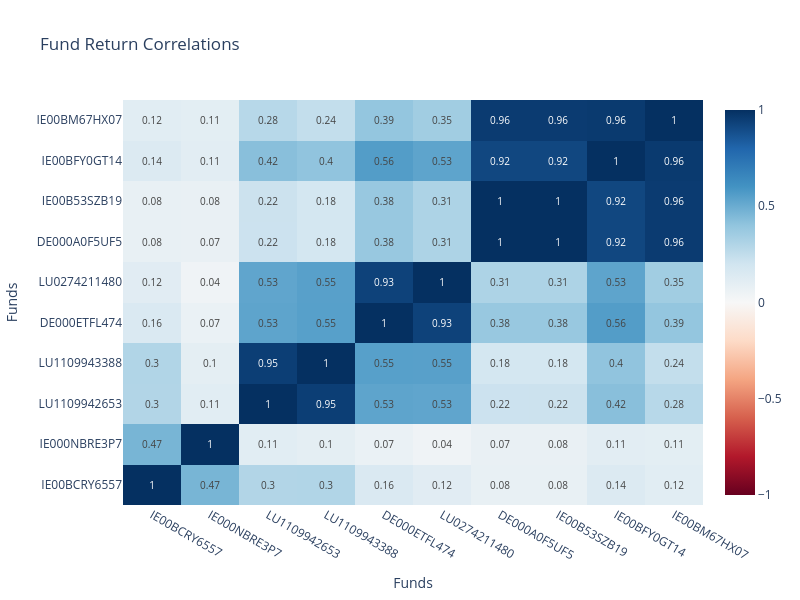
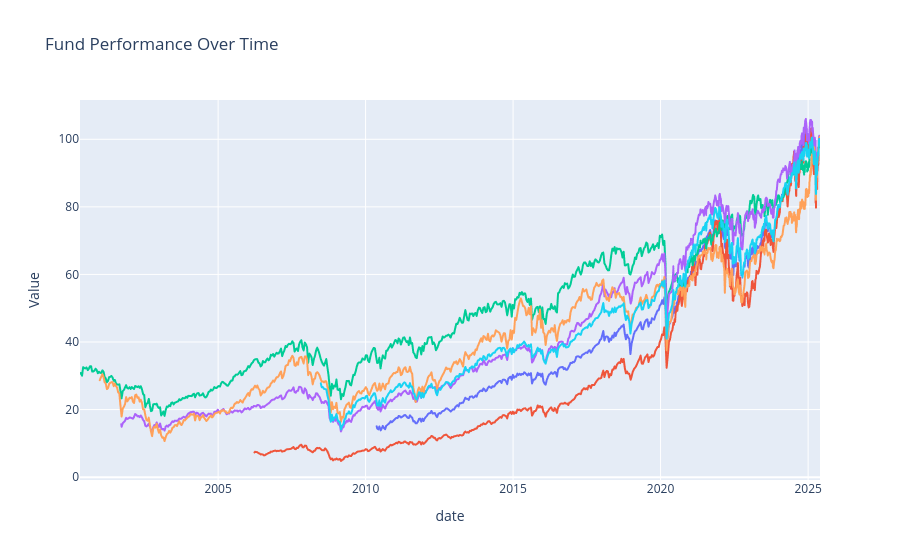

Notebook source saved alongside these figures, in order:
### Code cell
favs = ['IE00BCRY6557', # iShares EUR Ultrashort Bond UCITS ETF Dis.
        'IE000NBRE3P7', # iShares EUR Ultrashort Bond ESG UCITS ETF EUR Acc.
        'LU1109942653', # Xtrackers II EUR High Yield Corporate Bond UCITS ETF 1D Dis.
        'LU1109943388', # Xtrackers II EUR High Yield Corporate Bond UCITS ETF 1C Acc.
        'DE000ETFL474', # Deka Oekom Euro Nachhaltigkeit UCITS ETF EUR Dis.
        'LU0274211480', # Xtrackers DAX UCITS ETF 1C EUR Acc.
        'DE000A0F5UF5', # iShares NASDAQ-100 UCITS ETF USD Dis. (DE)
        'IE00B53SZB19', # iShares NASDAQ-100 UCITS ETF USD Acc.
        'IE00BFY0GT14', # SPDR MSCI World UCITS ETF USD Acc.
        'IE00BM67HX07', # Xtrackers S&P 500 UCITS ETF 2C GBP Acc. Hedged
    ]

invest_sparplan = ['IE00BCRY6557', 'IE000NBRE3P7', 'LU1109942653', 'LU1109943388', 'DE000ETFL474', 'IE00B53SZB19']
invest = ['IE000UI6SLV6']


# s.download_timeseries(favs)
# s.save_timeseries('data/timeseries.csv')

display(s.filter_funds(isins=favs))

s.plot_correlations(favs)

s.plot_timeseries(invest+benchmarks, transform='yesterday', name_column='name')

### Figure 1 — Plotly figure (JSON) as saved in the notebook; plotly's stock layout.template omitted (floating-point values rounded to 4 significant figures)
{"data": [{"colorscale": [[0, "rgb(103,0,31)"], [0.1, "rgb(178,24,43)"], [0.2, "rgb(214,96,77)"], [0.3, "rgb(244,165,130)"], [0.4, "rgb(253,219,199)"], [0.5, "rgb(247,247,247)"], [0.6, "rgb(209,229,240)"], [0.7, "rgb(146,197,222)"], [0.8, "rgb(67,147,195)"], [0.9, "rgb(33,102,172)"], [1, "rgb(5,48,97)"]], "hoverongaps": false, "text": [[1, 0.47, 0.3, 0.3, 0.16, 0.12, 0.08, 0.08, 0.14, 0.12], [0.47, 1, 0.11, 0.1, 0.07, 0.04, 0.07, 0.08, 0.11, 0.11], [0.3, 0.11, 1, 0.95, 0.53, 0.53, 0.22, 0.22, 0.42, 0.28], [0.3, 0.1, 0.95, 1, 0.55, 0.55, 0.18, 0.18, 0.4, 0.24], [0.16, 0.07, 0.53, 0.55, 1, 0.93, 0.38, 0.38, 0.56, 0.39], [0.12, 0.04, 0.53, 0.55, 0.93, 1, 0.31, 0.31, 0.53, 0.35], [0.08, 0.07, 0.22, 0.18, 0.38, 0.31, 1, 1, 0.92, 0.96], [0.08, 0.08, 0.22, 0.18, 0.38, 0.31, 1, 1, 0.92, 0.96], [0.14, 0.11, 0.42, 0.4, 0.56, 0.53, 0.92, 0.92, 1, 0.96], [0.12, 0.11, 0.28, 0.24, 0.39, 0.35, 0.96, 0.96, 0.96, 1]], "textfont": {"size": 10}, "texttemplate": "%{text}", "type": "heatmap", "x": ["IE00BCRY6557", "IE000NBRE3P7", "LU1109942653", "LU1109943388", "DE000ETFL474", "LU0274211480", "DE000A0F5UF5", "IE00B53SZB19", "IE00BFY0GT14", "IE00BM67HX07"], "y": ["IE00BCRY6557", "IE000NBRE3P7", "LU1109942653", "LU1109943388", "DE000ETFL474", "LU0274211480", "DE000A0F5UF5", "IE00B53SZB19", "IE00BFY0GT14", "IE00BM67HX07"], "z": [[1, 0.4656, 0.297, 0.3005, 0.1552, 0.1178, 0.07768, 0.07809, 0.144, 0.1155], [0.4656, 1, 0.1148, 0.1011, 0.06983, 0.04025, 0.07485, 0.07519, 0.1117, 0.1054], [0.297, 0.1148, 1, 0.9477, 0.5312, 0.5261, 0.2166, 0.2167, 0.4225, 0.2812], [0.3005, 0.1011, 0.9477, 1, 0.5489, 0.5466, 0.1823, 0.1825, 0.4029, 0.2447], [0.1552, 0.06983, 0.5312, 0.5489, 1, 0.9341, 0.3813, 0.3813, 0.5603, 0.3936], [0.1178, 0.04025, 0.5261, 0.5466, 0.9341, 1, 0.3136, 0.3136, 0.5326, 0.3515], [0.07768, 0.07485, 0.2166, 0.1823, 0.3813, 0.3136, 1, 1.0, 0.9161, 0.9582], [0.07809, 0.07519, 0.2167, 0.1825, 0.3813, 0.3136, 1.0, 1, 0.9162, 0.9582], [0.144, 0.1117, 0.4225, 0.4029, 0.5603, 0.5326, 0.9161, 0.9162, 1, 0.9637], [0.1155, 0.1054, 0.2812, 0.2447, 0.3936, 0.3515, 0.9582, 0.9582, 0.9637, 1]], "zmid": 0}], "layout": {"height": 600, "title": {"text": "Fund Return Correlations"}, "width": 800, "xaxis": {"title": {"text": "Funds"}}, "yaxis": {"title": {"text": "Funds"}}}}

### Figure 2 — Plotly figure (JSON) as saved in the notebook; plotly's stock layout.template omitted (floating-point values rounded to 4 significant figures; data arrays with more than 128 entries replaced by an {"elided": "..."} marker saying what was removed)
{"data": [{"hovertemplate": "Fund=iShares Core S&P 500 UCITS ETF USD Acc.<br>date=%{x}<br>Value=%{y}<extra></extra>", "legendgroup": "iShares Core S&P 500 UCITS ETF USD Acc.", "line": {"color": "#636efa", "dash": "solid"}, "marker": {"symbol": "circle"}, "mode": "lines", "name": "iShares Core S&P 500 UCITS ETF USD Acc.", "showlegend": true, "type": "scattergl", "x": {"elided": "815 str values"}, "xaxis": "x", "y": {"elided": "815 float values"}, "yaxis": "y"}, {"hovertemplate": "Fund=iShares NASDAQ-100 UCITS ETF USD Dis. (DE)<br>date=%{x}<br>Value=%{y}<extra></extra>", "legendgroup": "iShares NASDAQ-100 UCITS ETF USD Dis. (DE)", "line": {"color": "#EF553B", "dash": "solid"}, "marker": {"symbol": "circle"}, "mode": "lines", "name": "iShares NASDAQ-100 UCITS ETF USD Dis. (DE)", "showlegend": true, "type": "scattergl", "x": {"elided": "937 str values"}, "xaxis": "x", "y": {"elided": "937 float values"}, "yaxis": "y"}, {"hovertemplate": "Fund=iShares Core FTSE 100 UCITS ETF GBP Dis.<br>date=%{x}<br>Value=%{y}<extra></extra>", "legendgroup": "iShares Core FTSE 100 UCITS ETF GBP Dis.", "line": {"color": "#00cc96", "dash": "solid"}, "marker": {"symbol": "circle"}, "mode": "lines", "name": "iShares Core FTSE 100 UCITS ETF GBP Dis.", "showlegend": true, "type": "scattergl", "x": {"elided": "1105 str values"}, "xaxis": "x", "y": {"elided": "1105 float values"}, "yaxis": "y"}, {"hovertemplate": "Fund=iShares DJ Industrial Average UCITS ETF USD Dis. (DE)<br>date=%{x}<br>Value=%{y}<extra></extra>", "legendgroup": "iShares DJ Industrial Average UCITS ETF USD Dis. (DE)", "line": {"color": "#ab63fa", "dash": "solid"}, "marker": {"symbol": "circle"}, "mode": "lines", "name": "iShares DJ Industrial Average UCITS ETF USD Dis. (DE)", "showlegend": true, "type": "scattergl", "x": {"elided": "1065 str values"}, "xaxis": "x", "y": {"elided": "1065 float values"}, "yaxis": "y"}, {"hovertemplate": "Fund=iShares Core DAX UCITS ETF EUR Acc. (DE)<br>date=%{x}<br>Value=%{y}<extra></extra>", "legendgroup": "iShares Core DAX UCITS ETF EUR Acc. (DE)", "line": {"color": "#FFA15A", "dash": "solid"}, "marker": {"symbol": "circle"}, "mode": "lines", "name": "iShares Core DAX UCITS ETF EUR Acc. (DE)", "showlegend": true, "type": "scattergl", "x": {"elided": "1087 str values"}, "xaxis": "x", "y": {"elided": "1087 float values"}, "yaxis": "y"}, {"hovertemplate": "Fund=UBS ETF MSCI World UCITS ETF A USD Dis.<br>date=%{x}<br>Value=%{y}<extra></extra>", "legendgroup": "UBS ETF MSCI World UCITS ETF A USD Dis.", "line": {"color": "#19d3f3", "dash": "solid"}, "marker": {"symbol": "circle"}, "mode": "lines", "name": "UBS ETF MSCI World UCITS ETF A USD Dis.", "showlegend": true, "type": "scattergl", "x": {"elided": "870 str values"}, "xaxis": "x", "y": {"elided": "870 float values"}, "yaxis": "y"}], "layout": {"legend": {"title": {"text": "Fund"}, "tracegroupgap": 0}, "showlegend": false, "title": {"text": "Fund Performance Over Time"}, "xaxis": {"anchor": "y", "domain": [0, 1], "title": {"text": "date"}}, "yaxis": {"anchor": "x", "domain": [0, 1], "title": {"text": "Value"}}}}
